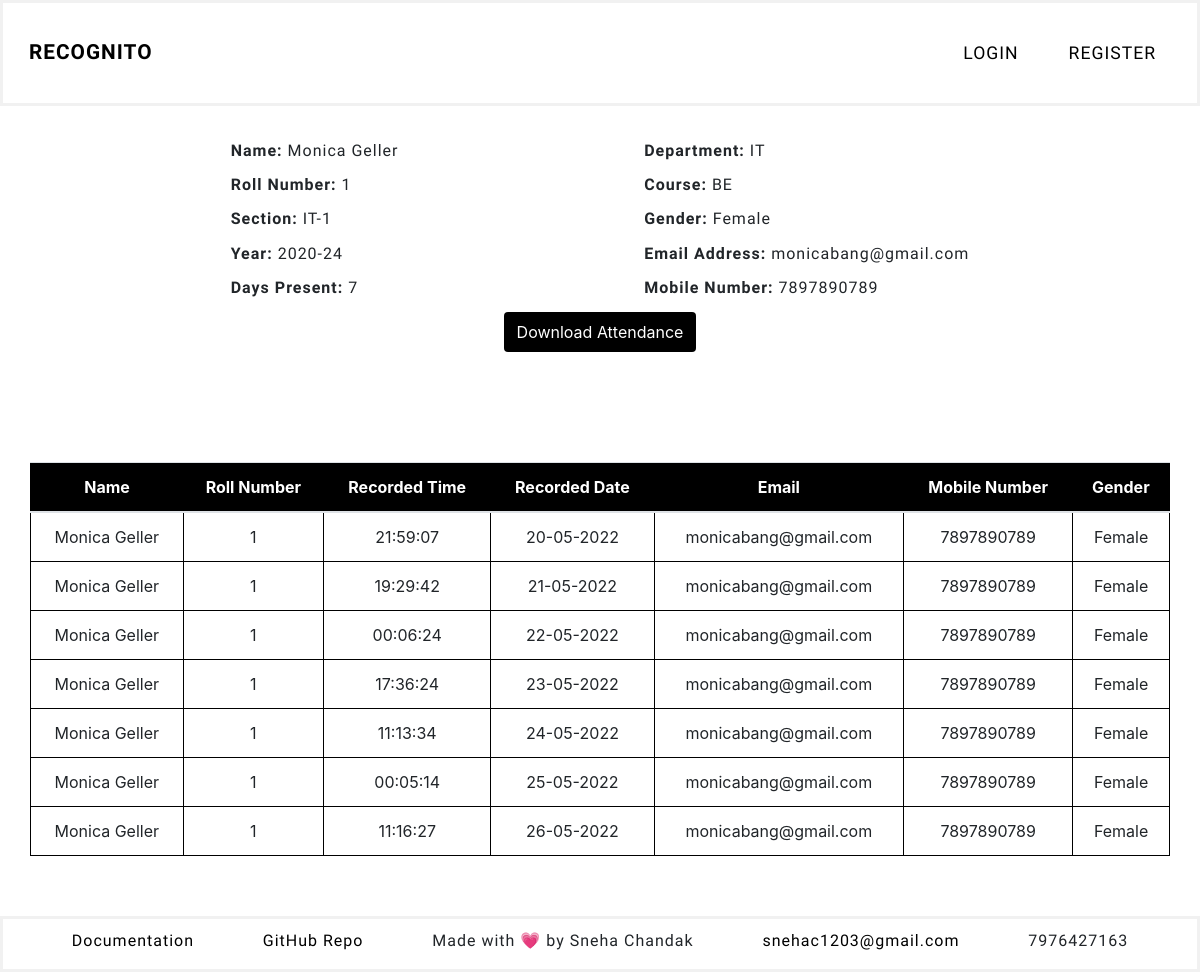
Before: /display_by_roll?roll_no=1 with the older database file.
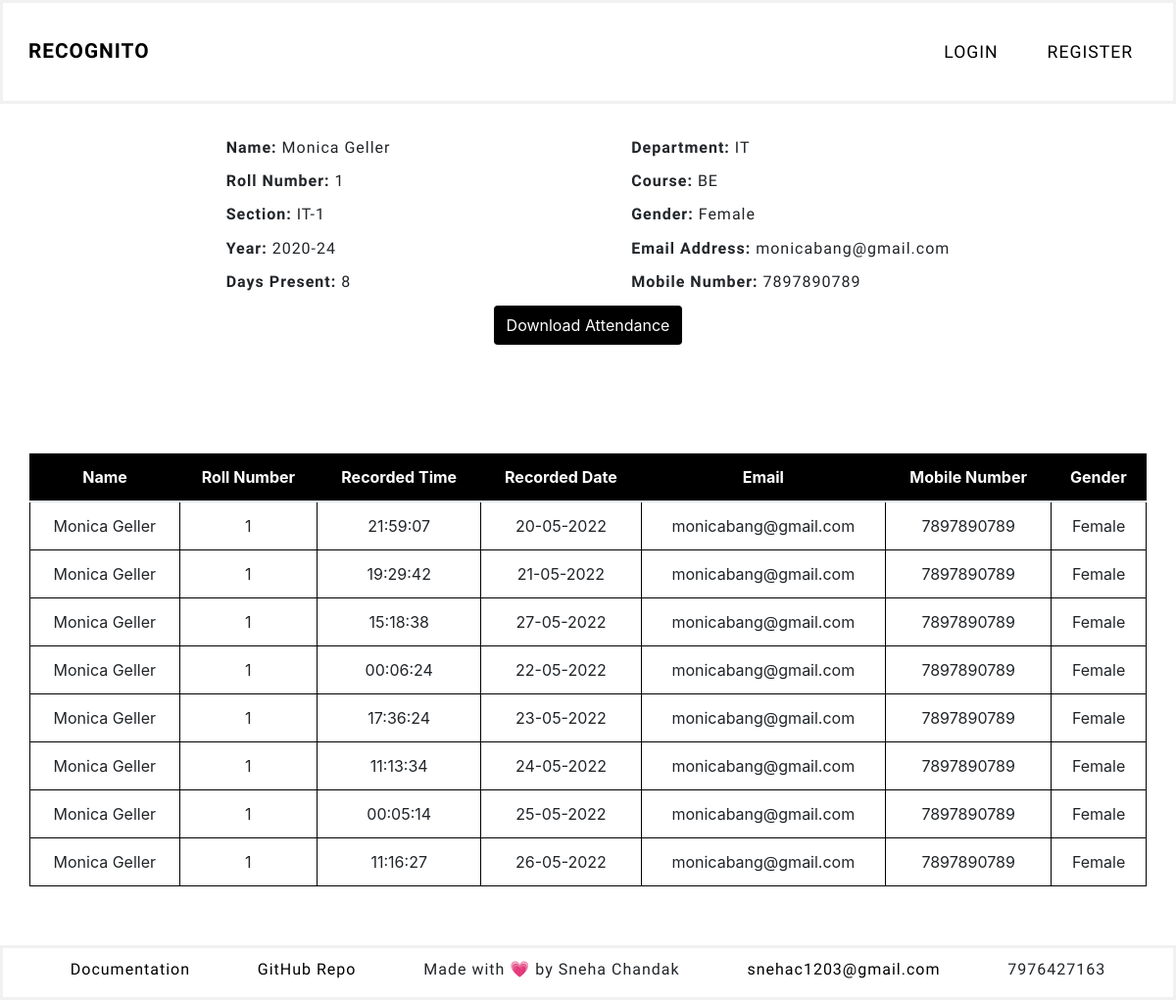
After: the same page with the newer database file.
### faceapp/models.py (models this page shows, shortened)
class Student(db.Model):
    id = db.Column(db.Integer(), primary_key=True)
    days_present = db.Column(db.Integer(), nullable=True, default=0)
    dept = db.Column(db.String(length=10), nullable=False)
    course = db.Column(db.String(length=10), nullable=False)
    year = db.Column(db.String(length=20), nullable=False)
    name = db.Column(db.String(length=30), nullable=False)
    section = db.Column(db.String(length=10), nullable=False)
    roll_no = db.Column(db.Integer(), unique=True, nullable=False)
    gender = db.Column(db.String(length=20), nullable=False)
    mobile_no = db.Column(db.String(length=10), nullable=False)
    email = db.Column(db.String(length=20), unique=True, nullable=False)
    teacher = db.Column(db.String(length=20), nullable=False)
    photo_sample = db.Column(db.String(), nullable=True, default='NONE')
    attendance = db.relationship('Attendance', backref='attendance', lazy=True)

class Attendance(db.Model):
    id = db.Column(db.Integer(), primary_key=True)
    name = db.Column(db.String(), nullable=False)
    roll_no = db.Column(db.Integer(), nullable=False)
    time = db.Column(db.String(), nullable=False)
    date = db.Column(db.String(), nullable=False)
    student = db.Column(db.Integer(), db.ForeignKey('student.id'))

### faceapp/routes.py (the view, shortened to what this page needs)
@app.route('/display_by_roll', methods=['GET', 'POST'])
def display_by_roll():
    form = StudentAttendanceCSVForm()
    roll_to_display = request.args.get('roll_no')
    result = Student.query.filter_by(roll_no=roll_to_display).first()
    name=result.name
    dept=result.dept
    section=result.section
    year=result.year
    course=result.course
    gender=result.gender
    email=result.email
    mobile_no=result.mobile_no
    days_present=result.days_present
    student = db.session.query(Student.name, Student.roll_no, Attendance.time, Attendance.date, Student.email, Student.mobile_no, Student.gender, Student.dept, Student.course, Student.section, Student.year, Student.teacher).join(Attendance, Student.roll_no == Attendance.roll_no).filter(Attendance.roll_no==roll_to_display, Student.roll_no==roll_to_display).all()
    return render_template('display_by_roll.html', student=student, form=form, name=name, roll_no=roll_to_display, dept=dept, section=section, year=year, course=course, gender=gender, email=email, mobile_no=mobile_no, days_present=days_present)

### faceapp/forms.py
class StudentAttendanceCSVForm(FlaskForm):
    submit = SubmitField(label='Download Attendance')

### faceapp/templates/display_by_roll.html (shortened to what this page needs)
{% extends 'base.html' %}
{% block content %}
<section class="student-details">
    <div>
        <h4><b>Name: </b>{{ name }}</h4>
        <h4><b>Roll Number: </b>{{ roll_no }}</h4>
        <h4><b>Section: </b>{{ section }}</h4>
        <h4><b>Year: </b>{{ year }}</h4>
        <h4><b>Days Present: </b>{{ days_present }}</h4>
    </div>
    <div>
        <h4><b>Department: </b>{{ dept }}</h4>
        <h4><b>Course: </b>{{ course }}</h4>
        <h4><b>Gender: </b>{{ gender }}</h4>
        <h4><b>Email Address: </b>{{ email }}</h4>
        <h4><b>Mobile Number: </b>{{ mobile_no }}</h4>
    </div>
</section>
<form method='POST' class="'form-signin text-center" novalidate>
    {{ form.submit(class="btn") }}
</form>
    <div class="text-center">
        <table class="table" >
            <thead>
                <tr>
                    <th scope="col">Name</th>
                    <th scope="col">Roll Number</th>
                    <th scope="col">Recorded Time</th>
                    <th scope="col">Recorded Date</th>
                    <th scope="col">Email</th>
                    <th scope="col">Mobile Number</th>
                    <th scope="col">Gender</th>
                </tr>
            </thead>
            <tbody>
                    {% for record in student %}
                    <tr class="table-row-hover">
                        <td>{{ record.name }}</td>
                        <td>{{ record.roll_no }}</td>
                        <td>{{ record.time }}</td>
                        <td>{{ record.date }}</td>
                        <td>{{ record.email }}</td>
                        <td>{{ record.mobile_no }}</td>
                        <td>{{ record.gender }}</td>
                    </tr>
                    {% endfor %}
            </tbody>
        </table>
    </div>
{% endblock%}

### faceapp/templates/base.html (shortened to what this page needs)
<!doctype html>
<html lang="en">
  <head>
    <link rel="stylesheet" href="https://cdn.jsdelivr.net/npm/bootstrap@4.5.3/dist/css/bootstrap.min.css">
    <link rel="stylesheet" href="{{ url_for ('static', filename='css/styles.css') }}">
  </head>
  <body>
    <div class="nav-wrapper">
    <nav class="navbar">
      <a href="{{ url_for ('home') }}" class="recognito-title">RECOGNITO</a>
        {% if current_user.is_authenticated %}
          <ul class="nav">
            <li class="nav-item">
                <a href="{{ url_for ('profile') }}">Profile</a>
            </li>
            <li class="nav-item">
              <a  href="{{ url_for ('register_student') }}">Register Student</a>
            </li>
            <li class="nav-item">
              <a  href="{{ url_for ('take_attendance') }}">Take Attendance</a>
            </li>
            <li class="nav-item">
                <a href="{{ url_for ('student_details') }}">Student Details</a>
            </li>
            <li class="nav-item">
                <a href="{{ url_for ('attendance_details') }}">Attendance Details</a>
            </li>
            <li class="nav-item">
                <a href="{{ url_for('logout') }}" >Logout</a>
            </li>
          </ul>
      {% else %}
        <ul class="nav">
          <li class="nav-item">
              <a href="{{ url_for('login') }}" >Login</a>
          </li>
          <li class="nav-item">
              <a href="{{ url_for ('register') }}" >Register</a>
          </li>
        </ul>
      {% endif %}
    </nav>
  </div>
    {% block content %}
    {% endblock %}
    <footer class="footer text-center">
      <div>
        <a href="{{ url_for ('documentation') }}" target="__blank">Documentation</a>
        <a href="https://github.com/Sneha1203/RECOGNITO" target="__blank">GitHub Repo</a>
        <p>Made with &#128151; by Sneha Chandak</p>
        <a href="mailto: snehac1203@gmail.com">snehac1203@gmail.com</a>
        <p>7976427163</p>
      </div>
    </footer>
  </body>
</html>

### faceapp/static/css/styles.css (style rules this page uses)
body { min-height: 100vh; display: flex; flex-direction: column; }
.nav-wrapper { position: sticky; top: 0; background-color: #fff; border: 3px solid #f1f1f1 }
.navbar { display: flex; justify-content: space-between; align-items: center; height: 100px; }
.navbar ul { list-style: none; display: flex; justify-content: space-around; justify-self: end; margin: 0; padding: 0; }
.navbar a { color: #000; font-size: 1.3rem; font-weight: 700; text-decoration: none; transition: color 0.3s ease-out; padding: 10px 15px; text-transform: uppercase; display: block; margin: 10px; padding: 0; font-family: 'Raleway', sans-serif; font-weight: 700; letter-spacing: 1px; }
.nav-item a { color: #000; font-size: 1.1rem; text-decoration: none; transition: color 0.3s ease-out; padding: 10px 15px; text-transform: uppercase; text-align: center; display: block; font-weight: 400; font-family: 'Raleway', sans-serif; }
.btn { background-color: #000; color: white; height: 40px; margin-bottom: 50px; }
.table { border: 1px solid black; border-collapse: collapse; width: 95%; margin: 60px auto; }
.table tr { border: 1px solid black; border-top: 1px solid black }
.table td { border: 1px solid black; }
thead { background-color: black; color: white; }
footer { border: 3px solid #f1f1f1; margin-top: auto; padding-top: 10px; }
.footer div { display: flex; flex-direction: row; justify-content: space-evenly; font-family: 'Raleway', sans-serif; font-weight: 400; letter-spacing: 1px; }
.footer a { color: black; }
.student-details { padding-top: 20px; display: flex; flex-direction: row; justify-content: space-evenly; }
.student-details h4 { margin: 15px; font-family: 'Raleway', sans-serif; font-weight: 400; letter-spacing: 1px; font-size: medium; }

Changed rows visible on the page:
added Attendance: name "Monica Geller", roll_no "1", time "15:18:38", date "27-05-2022", email "monicabang@gmail.com", mobile_no "7897890789", gender "Female"
Other visible differences:
{{ days_present }}: "7" → "8"
